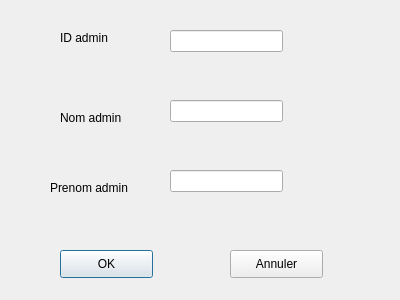
<?xml version="1.0" encoding="UTF-8"?>
<ui version="4.0">
 <class>Dialog</class>
 <widget class="QDialog" name="Dialog">
  <property name="geometry">
   <rect>
    <x>0</x>
    <y>0</y>
    <width>400</width>
    <height>300</height>
   </rect>
  </property>
  <property name="windowTitle">
   <string>Dialog</string>
  </property>
  <widget class="QPushButton" name="pushButton">
   <property name="geometry">
    <rect>
     <x>60</x>
     <y>250</y>
     <width>93</width>
     <height>28</height>
    </rect>
   </property>
   <property name="text">
    <string>OK</string>
   </property>
  </widget>
  <widget class="QLabel" name="label">
   <property name="geometry">
    <rect>
     <x>60</x>
     <y>30</y>
     <width>61</width>
     <height>16</height>
    </rect>
   </property>
   <property name="text">
    <string>ID admin</string>
   </property>
  </widget>
  <widget class="QLabel" name="label_2">
   <property name="geometry">
    <rect>
     <x>60</x>
     <y>110</y>
     <width>81</width>
     <height>16</height>
    </rect>
   </property>
   <property name="text">
    <string>Nom admin</string>
   </property>
  </widget>
  <widget class="QLineEdit" name="lineEdit">
   <property name="geometry">
    <rect>
     <x>170</x>
     <y>30</y>
     <width>113</width>
     <height>22</height>
    </rect>
   </property>
  </widget>
  <widget class="QLineEdit" name="lineEdit_2">
   <property name="geometry">
    <rect>
     <x>170</x>
     <y>100</y>
     <width>113</width>
     <height>22</height>
    </rect>
   </property>
  </widget>
  <widget class="QLineEdit" name="lineEdit_3">
   <property name="geometry">
    <rect>
     <x>170</x>
     <y>170</y>
     <width>113</width>
     <height>22</height>
    </rect>
   </property>
  </widget>
  <widget class="QLabel" name="label_3">
   <property name="geometry">
    <rect>
     <x>50</x>
     <y>180</y>
     <width>91</width>
     <height>16</height>
    </rect>
   </property>
   <property name="text">
    <string>Prenom admin</string>
   </property>
  </widget>
  <widget class="QPushButton" name="pushButton_2">
   <property name="geometry">
    <rect>
     <x>230</x>
     <y>250</y>
     <width>93</width>
     <height>28</height>
    </rect>
   </property>
   <property name="text">
    <string>Annuler</string>
   </property>
  </widget>
 </widget>
 <resources/>
 <connections/>
</ui>
